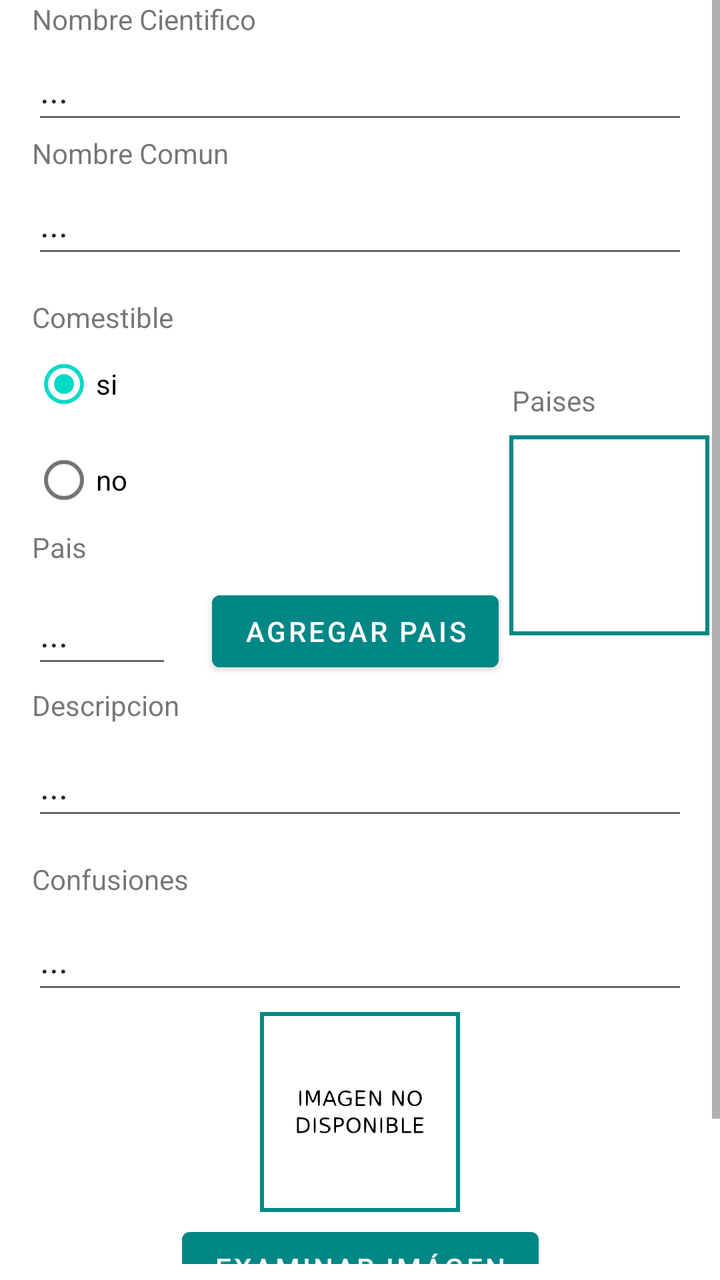
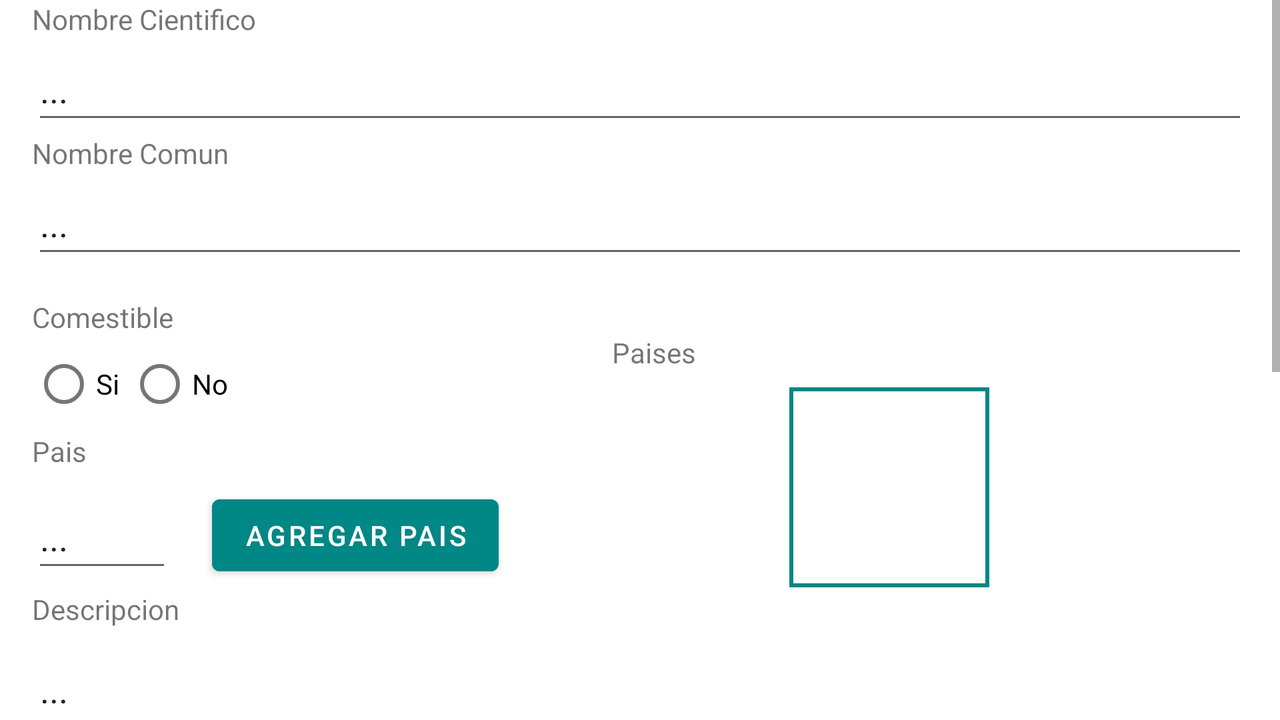

Two renders of one Android screen. The first uses the default layout on a phone; the second uses the alternative layout the repository ships for a different screen configuration, on a matching device. The two XML files are below.
<!-- AndroidManifest.xml: application theme Theme.MyAppGPSHongos -->
<!-- res/layout/agregar_hongos.xml -->
<?xml version="1.0" encoding="utf-8"?>
<androidx.constraintlayout.widget.ConstraintLayout xmlns:android="http://schemas.android.com/apk/res/android"
    xmlns:app="http://schemas.android.com/apk/res-auto"
    xmlns:tools="http://schemas.android.com/tools"
    android:id="@+id/constraintLayout"
    android:layout_width="match_parent"
    android:layout_height="match_parent"
    android:fitsSystemWindows="true"
    android:windowSoftInputMode="adjustResize"
    tools:context=".AgregarHongo">

    <ScrollView
        android:layout_width="match_parent"
        android:layout_height="match_parent"
        android:nestedScrollingEnabled="true"
        android:layout_marginBottom="8dp"
        app:layout_constraintBottom_toBottomOf="parent"
        app:layout_constraintEnd_toEndOf="parent"
        app:layout_constraintStart_toStartOf="parent">

        <LinearLayout
            android:layout_width="match_parent"
            android:layout_height="wrap_content"
            android:orientation="vertical">

            <androidx.constraintlayout.widget.ConstraintLayout
                android:layout_width="match_parent"
                android:layout_height="match_parent">

                <TextView
                    android:id="@+id/textView"
                    android:layout_width="wrap_content"
                    android:layout_height="wrap_content"
                    android:layout_marginStart="192dp"
                    android:layout_marginBottom="8dp"
                    android:text="Paises"
                    app:layout_constraintBottom_toTopOf="@+id/listViewPaisesScroll"
                    app:layout_constraintStart_toEndOf="@+id/radioGroup" />

                <TextView
                    android:id="@+id/textView8"
                    android:layout_width="wrap_content"
                    android:layout_height="wrap_content"
                    android:layout_marginStart="16dp"
                    android:text="Nombre Cientifico"
                    app:layout_constraintBottom_toTopOf="@+id/textEditNombreCientifico"
                    app:layout_constraintStart_toStartOf="parent"
                    app:layout_constraintTop_toTopOf="parent" />

                <EditText
                    android:id="@+id/textEditNombreCientifico"
                    android:layout_width="0dp"
                    android:layout_height="wrap_content"
                    android:layout_marginStart="16dp"
                    android:layout_marginEnd="16dp"
                    android:ems="10"
                    android:inputType="textPersonName"
                    android:minHeight="48dp"
                    android:text="..."
                    app:layout_constraintBottom_toTopOf="@+id/textView7"
                    app:layout_constraintEnd_toEndOf="parent"
                    app:layout_constraintStart_toStartOf="parent" />

                <TextView
                    android:id="@+id/textView7"
                    android:layout_width="wrap_content"
                    android:layout_height="wrap_content"
                    android:layout_marginStart="16dp"
                    android:text="Nombre Comun"
                    app:layout_constraintBottom_toTopOf="@+id/textEditNombreComun"
                    app:layout_constraintStart_toStartOf="parent" />

                <EditText
                    android:id="@+id/textEditNombreComun"
                    android:layout_width="0dp"
                    android:layout_height="wrap_content"
                    android:layout_marginStart="16dp"
                    android:layout_marginEnd="16dp"
                    android:layout_marginBottom="15dp"
                    android:ems="10"
                    android:inputType="textPersonName"
                    android:minHeight="48dp"
                    android:text="..."
                    app:layout_constraintBottom_toTopOf="@+id/textView6"
                    app:layout_constraintEnd_toEndOf="parent"
                    app:layout_constraintHorizontal_bias="0.0"
                    app:layout_constraintStart_toStartOf="parent" />

                <TextView
                    android:id="@+id/textView6"
                    android:layout_width="0dp"
                    android:layout_height="wrap_content"
                    android:layout_marginStart="16dp"
                    android:layout_marginEnd="16dp"
                    android:text="Comestible"
                    app:layout_constraintBottom_toTopOf="@+id/radioGroup"
                    app:layout_constraintEnd_toEndOf="parent"
                    app:layout_constraintStart_toStartOf="parent" />

                <TextView
                    android:id="@+id/textView5"
                    android:layout_width="wrap_content"
                    android:layout_height="wrap_content"
                    android:layout_marginStart="16dp"
                    android:layout_marginBottom="60dp"
                    android:text="Pais"
                    app:layout_constraintBottom_toTopOf="@+id/textView4"
                    app:layout_constraintStart_toStartOf="parent" />

                <TextView
                    android:id="@+id/textView4"
                    android:layout_width="wrap_content"
                    android:layout_height="wrap_content"
                    android:layout_marginStart="16dp"
                    android:layout_marginBottom="5dp"
                    android:text="Descripcion"
                    app:layout_constraintBottom_toTopOf="@+id/textEditDescripcion"
                    app:layout_constraintStart_toStartOf="parent" />

                <EditText
                    android:id="@+id/textEditDescripcion"
                    android:layout_width="0dp"
                    android:layout_height="wrap_content"
                    android:layout_marginStart="16dp"
                    android:layout_marginEnd="16dp"
                    android:layout_marginBottom="15dp"
                    android:ems="10"
                    android:inputType="textPersonName"
                    android:minHeight="48dp"
                    android:text="..."
                    app:layout_constraintBottom_toTopOf="@+id/textView3"
                    app:layout_constraintEnd_toEndOf="parent"
                    app:layout_constraintStart_toStartOf="parent" />

                <TextView
                    android:id="@+id/textView3"
                    android:layout_width="wrap_content"
                    android:layout_height="wrap_content"
                    android:layout_marginStart="16dp"
                    android:layout_marginBottom="5dp"
                    android:text="Confusiones"
                    app:layout_constraintBottom_toTopOf="@+id/textEditConfusiones"
                    app:layout_constraintStart_toStartOf="parent" />

                <EditText
                    android:id="@+id/textEditConfusiones"
                    android:layout_width="0dp"
                    android:layout_height="wrap_content"
                    android:layout_marginStart="16dp"
                    android:layout_marginEnd="16dp"
                    android:layout_marginBottom="4dp"
                    android:ems="10"
                    android:inputType="textPersonName"
                    android:minHeight="48dp"
                    android:text="..."
                    app:layout_constraintBottom_toTopOf="@+id/uploadImg"
                    app:layout_constraintEnd_toEndOf="parent"
                    app:layout_constraintStart_toStartOf="parent" />

                <ImageView
                    android:id="@+id/uploadImg"
                    android:layout_width="100dp"
                    android:layout_height="100dp"
                    android:layout_marginBottom="4dp"
                    android:background="@drawable/list_view_border"
                    android:padding="5dp"
                    app:layout_constraintBottom_toTopOf="@+id/btnExaminarImg"
                    app:layout_constraintEnd_toEndOf="parent"
                    app:layout_constraintStart_toStartOf="parent"
                    app:srcCompat="@drawable/ic_imagen_no_disponible_svg"
                    tools:srcCompat="@drawable/ic_imagen_no_disponible_svg" />

                <Button
                    android:id="@+id/btnExaminarImg"
                    android:layout_width="wrap_content"
                    android:layout_height="wrap_content"
                    android:layout_marginBottom="8dp"
                    android:backgroundTint="@color/teal_700"
                    android:text="Examinar imágen"
                    android:textColor="@color/white"
                    app:layout_constraintBottom_toTopOf="@+id/btnAgregarHongo"
                    app:layout_constraintEnd_toEndOf="parent"
                    app:layout_constraintStart_toStartOf="parent" />

                <Button
                    android:id="@+id/btnAgregarHongo"
                    android:layout_width="match_parent"
                    android:layout_height="wrap_content"
                    android:layout_marginStart="16dp"
                    android:layout_marginEnd="16dp"
                    android:backgroundTint="@color/teal_700"
                    android:text="Agregar Hongo"
                    android:textColor="@color/white"
                    app:layout_constraintBottom_toBottomOf="parent"
                    app:layout_constraintEnd_toEndOf="parent"
                    app:layout_constraintStart_toStartOf="parent" />

                <RadioGroup
                    android:id="@+id/radioGroup"
                    android:layout_width="wrap_content"
                    android:layout_height="wrap_content"
                    android:layout_marginStart="16dp"
                    app:layout_constraintBottom_toTopOf="@+id/textView5"
                    app:layout_constraintStart_toStartOf="parent">

                    <RadioButton
                        android:id="@+id/si"
                        android:checked="true"
                        android:layout_width="match_parent"
                        android:layout_height="wrap_content"
                        android:text="si" />

                    <RadioButton
                        android:id="@+id/no"
                        android:layout_width="match_parent"
                        android:layout_height="wrap_content"
                        android:text="no" />
                </RadioGroup>

                <LinearLayout
                    android:id="@+id/listViewPaisesScroll"
                    android:nestedScrollingEnabled="true"
                    android:layout_width="100dp"
                    android:layout_height="100dp"
                    android:layout_marginStart="16dp"
                    android:layout_marginEnd="16dp"
                    android:fillViewport="true"
                    app:layout_constraintBottom_toTopOf="@+id/textEditDescripcion"
                    app:layout_constraintEnd_toEndOf="parent"
                    app:layout_constraintStart_toEndOf="@+id/btnPais"
                    app:layout_constraintTop_toTopOf="@+id/radioGroup"
                    android:orientation="vertical">

                    <ListView
                        android:id="@+id/listViewPaises"
                        android:layout_width="match_parent"
                        android:layout_height="match_parent"
                        android:background="@drawable/list_view_border"
                        android:layout_weight="1"
                        android:scrollbarSize="3dp"
                        android:scrollbarStyle="outsideOverlay"
                        android:scrollbars="vertical"
                        android:scrollingCache="true"
                        android:smoothScrollbar="true"
                        />
                </LinearLayout>

                <EditText
                    android:id="@+id/textEditPais"
                    android:layout_width="70dp"
                    android:layout_height="48dp"
                    android:layout_marginStart="16dp"
                    android:ems="10"
                    android:inputType="textPersonName"
                    android:text="..."
                    app:layout_constraintBottom_toTopOf="@+id/textView4"
                    app:layout_constraintStart_toStartOf="parent"
                    app:layout_constraintTop_toTopOf="@+id/textView5"
                    app:layout_constraintVertical_bias="0.875" />

                <Button
                    android:id="@+id/btnPais"
                    android:layout_width="wrap_content"
                    android:layout_height="wrap_content"
                    android:layout_marginStart="20dp"
                    android:backgroundTint="@color/teal_700"
                    android:text="Agregar Pais"
                    android:textColor="@color/white"
                    app:layout_constraintBottom_toTopOf="@+id/textEditDescripcion"
                    app:layout_constraintStart_toEndOf="@+id/textEditPais"
                    app:layout_constraintTop_toBottomOf="@+id/radioGroup" />

            </androidx.constraintlayout.widget.ConstraintLayout>
        </LinearLayout>
    </ScrollView>
</androidx.constraintlayout.widget.ConstraintLayout>
<!-- resources referenced by this layout -->
<resources>
  <!-- drawable ic_imagen_no_disponible_svg: vector/xml drawable (drawable, 6382 chars, omitted) -->
  <!-- drawable list_view_border (drawable) -->
  <shape xmlns:android="http://schemas.android.com/apk/res/android"> <stroke android:width="2dp" android:color="@color/teal_700" /> </shape>
  <style name="Theme.MyAppGPSHongos" parent="Theme.MaterialComponents.DayNight.DarkActionBar">
          
          <item name="colorPrimary">@color/purple_500</item>
          <item name="colorPrimaryVariant">@color/purple_700</item>
          <item name="colorOnPrimary">@color/white</item>
          
          <item name="colorSecondary">@color/teal_200</item>
          <item name="colorSecondaryVariant">@color/teal_700</item>
          <item name="colorOnSecondary">@color/black</item>
          
          <item name="android:statusBarColor" tools:targetApi="l">?attr/colorPrimaryVariant</item>
          
      </style>
</resources>
<!-- res/layout-land/agregar_hongos.xml (the repository's variant of the layout above) -->
<!-- drawn on the phone turned sideways -->
<?xml version="1.0" encoding="utf-8"?>
<androidx.constraintlayout.widget.ConstraintLayout xmlns:android="http://schemas.android.com/apk/res/android"
    xmlns:app="http://schemas.android.com/apk/res-auto"
    xmlns:tools="http://schemas.android.com/tools"
    android:id="@+id/constraintLayout"
    android:layout_width="match_parent"
    android:layout_height="match_parent"
    android:fitsSystemWindows="true"
    android:windowSoftInputMode="adjustResize"
    tools:context=".AgregarHongo">

    <ScrollView
        android:layout_width="match_parent"
        android:layout_height="match_parent"
        android:nestedScrollingEnabled="true"
        android:layout_marginBottom="8dp"
        app:layout_constraintBottom_toBottomOf="parent"
        app:layout_constraintEnd_toEndOf="parent"
        app:layout_constraintStart_toStartOf="parent">

        <LinearLayout
            android:layout_width="match_parent"
            android:layout_height="wrap_content"
            android:orientation="vertical">

            <androidx.constraintlayout.widget.ConstraintLayout
                android:layout_width="match_parent"
                android:layout_height="match_parent">

                <TextView
                    android:id="@+id/textView"
                    android:layout_width="wrap_content"
                    android:layout_height="wrap_content"
                    android:layout_marginStart="192dp"
                    android:layout_marginBottom="8dp"
                    android:text="Paises"
                    app:layout_constraintBottom_toTopOf="@+id/listViewPaisesScroll"
                    app:layout_constraintStart_toEndOf="@+id/radioGroup" />

                <TextView
                    android:id="@+id/textView8"
                    android:layout_width="wrap_content"
                    android:layout_height="wrap_content"
                    android:layout_marginStart="16dp"
                    android:text="Nombre Cientifico"
                    app:layout_constraintBottom_toTopOf="@+id/textEditNombreCientifico"
                    app:layout_constraintStart_toStartOf="parent"
                    app:layout_constraintTop_toTopOf="parent" />

                <EditText
                    android:id="@+id/textEditNombreCientifico"
                    android:layout_width="0dp"
                    android:layout_height="wrap_content"
                    android:layout_marginStart="16dp"
                    android:layout_marginEnd="16dp"
                    android:ems="10"
                    android:inputType="textPersonName"
                    android:minHeight="48dp"
                    android:text="..."
                    app:layout_constraintBottom_toTopOf="@+id/textView7"
                    app:layout_constraintEnd_toEndOf="parent"
                    app:layout_constraintStart_toStartOf="parent" />

                <TextView
                    android:id="@+id/textView7"
                    android:layout_width="wrap_content"
                    android:layout_height="wrap_content"
                    android:layout_marginStart="16dp"
                    android:text="Nombre Comun"
                    app:layout_constraintBottom_toTopOf="@+id/textEditNombreComun"
                    app:layout_constraintStart_toStartOf="parent" />

                <EditText
                    android:id="@+id/textEditNombreComun"
                    android:layout_width="0dp"
                    android:layout_height="wrap_content"
                    android:layout_marginStart="16dp"
                    android:layout_marginEnd="16dp"
                    android:layout_marginBottom="15dp"
                    android:ems="10"
                    android:inputType="textPersonName"
                    android:minHeight="48dp"
                    android:text="..."
                    app:layout_constraintBottom_toTopOf="@+id/textView6"
                    app:layout_constraintEnd_toEndOf="parent"
                    app:layout_constraintHorizontal_bias="0.0"
                    app:layout_constraintStart_toStartOf="parent" />

                <TextView
                    android:id="@+id/textView6"
                    android:layout_width="0dp"
                    android:layout_height="wrap_content"
                    android:layout_marginStart="16dp"
                    android:layout_marginEnd="16dp"
                    android:text="Comestible"
                    app:layout_constraintBottom_toTopOf="@+id/radioGroup"
                    app:layout_constraintEnd_toEndOf="parent"
                    app:layout_constraintStart_toStartOf="parent" />

                <TextView
                    android:id="@+id/textView5"
                    android:layout_width="wrap_content"
                    android:layout_height="wrap_content"
                    android:layout_marginStart="16dp"
                    android:layout_marginBottom="60dp"
                    android:text="Pais"
                    app:layout_constraintBottom_toTopOf="@+id/textView4"
                    app:layout_constraintStart_toStartOf="parent" />

                <TextView
                    android:id="@+id/textView4"
                    android:layout_width="wrap_content"
                    android:layout_height="wrap_content"
                    android:layout_marginStart="16dp"
                    android:layout_marginBottom="5dp"
                    android:text="Descripcion"
                    app:layout_constraintBottom_toTopOf="@+id/textEditDescripcion"
                    app:layout_constraintStart_toStartOf="parent" />

                <EditText
                    android:id="@+id/textEditDescripcion"
                    android:layout_width="0dp"
                    android:layout_height="wrap_content"
                    android:layout_marginStart="16dp"
                    android:layout_marginEnd="16dp"
                    android:layout_marginBottom="15dp"
                    android:ems="10"
                    android:inputType="textPersonName"
                    android:minHeight="48dp"
                    android:text="..."
                    app:layout_constraintBottom_toTopOf="@+id/textView3"
                    app:layout_constraintEnd_toEndOf="parent"
                    app:layout_constraintStart_toStartOf="parent" />

                <TextView
                    android:id="@+id/textView3"
                    android:layout_width="wrap_content"
                    android:layout_height="wrap_content"
                    android:layout_marginStart="16dp"
                    android:layout_marginBottom="5dp"
                    android:text="Confusiones"
                    app:layout_constraintBottom_toTopOf="@+id/textEditConfusiones"
                    app:layout_constraintStart_toStartOf="parent" />

                <EditText
                    android:id="@+id/textEditConfusiones"
                    android:layout_width="0dp"
                    android:layout_height="wrap_content"
                    android:layout_marginStart="16dp"
                    android:layout_marginEnd="16dp"
                    android:layout_marginBottom="4dp"
                    android:ems="10"
                    android:inputType="textPersonName"
                    android:minHeight="48dp"
                    android:text="..."
                    app:layout_constraintBottom_toTopOf="@+id/uploadImg"
                    app:layout_constraintEnd_toEndOf="parent"
                    app:layout_constraintStart_toStartOf="parent" />

                <ImageView
                    android:id="@+id/uploadImg"
                    android:layout_width="100dp"
                    android:layout_height="100dp"
                    android:layout_marginBottom="4dp"
                    android:background="@drawable/list_view_border"
                    android:padding="5dp"
                    app:layout_constraintBottom_toTopOf="@+id/btnExaminarImg"
                    app:layout_constraintEnd_toEndOf="parent"
                    app:layout_constraintStart_toStartOf="parent"
                    app:srcCompat="@drawable/ic_imagen_no_disponible_svg"
                    tools:srcCompat="@drawable/ic_imagen_no_disponible_svg" />

                <Button
                    android:id="@+id/btnExaminarImg"
                    android:layout_width="wrap_content"
                    android:layout_height="wrap_content"
                    android:layout_marginBottom="8dp"
                    android:backgroundTint="@color/teal_700"
                    android:text="Examinar imágen"
                    android:textColor="@color/white"
                    app:layout_constraintBottom_toTopOf="@+id/btnAgregarHongo"
                    app:layout_constraintEnd_toEndOf="parent"
                    app:layout_constraintStart_toStartOf="parent" />

                <Button
                    android:id="@+id/btnAgregarHongo"
                    android:layout_width="match_parent"
                    android:layout_height="wrap_content"
                    android:layout_marginStart="16dp"
                    android:layout_marginEnd="16dp"
                    android:backgroundTint="@color/teal_700"
                    android:text="Agregar Hongo"
                    android:textColor="@color/white"
                    app:layout_constraintBottom_toBottomOf="parent"
                    app:layout_constraintEnd_toEndOf="parent"
                    app:layout_constraintStart_toStartOf="parent" />

                <RadioGroup
                    android:id="@+id/radioGroup"
                    android:layout_width="wrap_content"
                    android:layout_height="wrap_content"
                    android:layout_marginStart="16dp"
                    app:layout_constraintBottom_toTopOf="@+id/textView5"
                    app:layout_constraintStart_toStartOf="parent">

                    <LinearLayout
                        android:layout_width="match_parent"
                        android:layout_height="match_parent"
                        android:orientation="horizontal">

                        <RadioButton
                            android:id="@+id/rdBtnSi"
                            android:layout_width="wrap_content"
                            android:layout_height="wrap_content"
                            android:text="Si" />

                        <RadioButton
                            android:id="@+id/rdBtnNo"
                            android:layout_width="wrap_content"
                            android:layout_height="wrap_content"
                            android:text="No" />
                    </LinearLayout>

                </RadioGroup>

                <LinearLayout
                    android:id="@+id/listViewPaisesScroll"
                    android:nestedScrollingEnabled="true"
                    android:layout_width="100dp"
                    android:layout_height="100dp"
                    android:layout_marginStart="16dp"
                    android:layout_marginEnd="16dp"
                    android:fillViewport="true"
                    app:layout_constraintBottom_toTopOf="@+id/textEditDescripcion"
                    app:layout_constraintEnd_toEndOf="parent"
                    app:layout_constraintStart_toEndOf="@+id/btnPais"
                    app:layout_constraintTop_toTopOf="@+id/radioGroup"
                    android:orientation="vertical">

                    <ListView
                        android:id="@+id/listViewPaises"
                        android:layout_width="match_parent"
                        android:layout_height="match_parent"
                        android:background="@drawable/list_view_border"
                        android:layout_weight="1"
                        android:scrollbarSize="3dp"
                        android:scrollbarStyle="outsideOverlay"
                        android:scrollbars="vertical"
                        android:scrollingCache="true"
                        android:smoothScrollbar="true"
                        />
                </LinearLayout>

                <EditText
                    android:id="@+id/textEditPais"
                    android:layout_width="70dp"
                    android:layout_height="48dp"
                    android:layout_marginStart="16dp"
                    android:ems="10"
                    android:inputType="textPersonName"
                    android:text="..."
                    app:layout_constraintBottom_toTopOf="@+id/textView4"
                    app:layout_constraintStart_toStartOf="parent"
                    app:layout_constraintTop_toTopOf="@+id/textView5"
                    app:layout_constraintVertical_bias="0.875" />

                <Button
                    android:id="@+id/btnPais"
                    android:layout_width="wrap_content"
                    android:layout_height="wrap_content"
                    android:layout_marginStart="20dp"
                    android:backgroundTint="@color/teal_700"
                    android:text="Agregar Pais"
                    android:textColor="@color/white"
                    app:layout_constraintBottom_toTopOf="@+id/textEditDescripcion"
                    app:layout_constraintStart_toEndOf="@+id/textEditPais"
                    app:layout_constraintTop_toBottomOf="@+id/radioGroup" />

            </androidx.constraintlayout.widget.ConstraintLayout>
        </LinearLayout>
    </ScrollView>
</androidx.constraintlayout.widget.ConstraintLayout>
